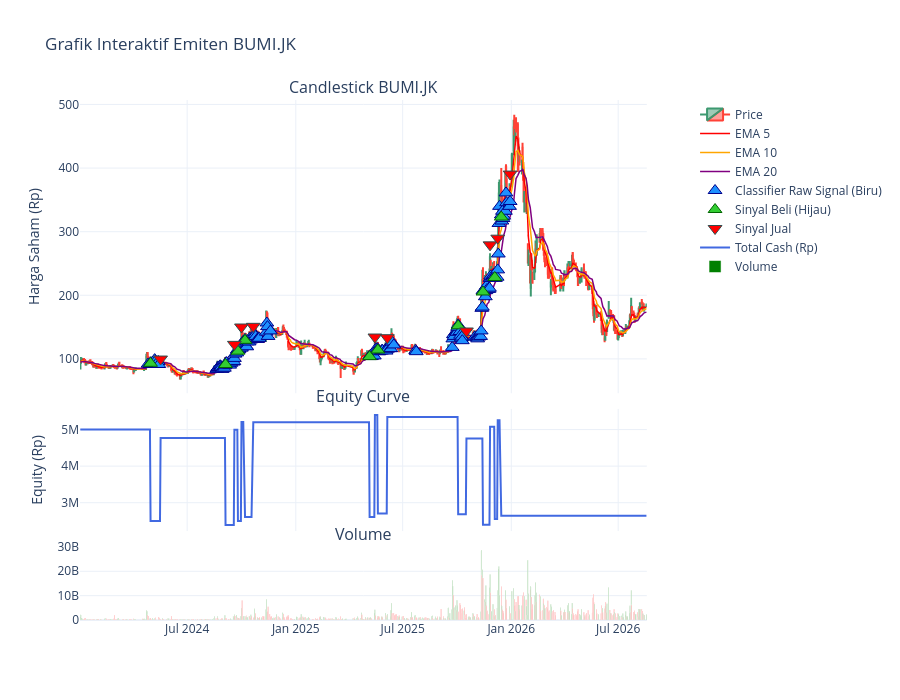

Notebook code cell kept with this figure:
### Code cell
# ==================== VISUALISASI CHART INTERAKTIF ====================
plot_interactive_candlestick(
    df=df_raw,
    ticker_name=TICKER,
    start_date=OOS_START,
    trades_df=df_trades,
    equity_curve_df=df_equity,
    classifier_predictions_df=backtester.predictions_df
)

### Figure 1 — Plotly figure (JSON) as saved in the notebook; plotly's stock layout.template omitted (floating-point values rounded to 4 significant figures; data arrays with more than 128 entries replaced by an {"elided": "..."} marker saying what was removed)
{"data": [{"close": {"elided": "619 float values"}, "high": {"elided": "619 float values"}, "low": {"elided": "619 float values"}, "name": "Price", "open": {"elided": "619 float values"}, "type": "candlestick", "x": {"elided": "619 str values"}, "xaxis": "x", "yaxis": "y"}, {"hovertemplate": "EMA 5: Rp%{y:,.0f}<extra></extra>", "line": {"color": "red", "width": 1.5}, "mode": "lines", "name": "EMA 5", "type": "scatter", "x": {"elided": "619 str values"}, "xaxis": "x", "y": {"elided": "619 float values"}, "yaxis": "y"}, {"hovertemplate": "EMA 10: Rp%{y:,.0f}<extra></extra>", "line": {"color": "orange", "width": 1.5}, "mode": "lines", "name": "EMA 10", "type": "scatter", "x": {"elided": "619 str values"}, "xaxis": "x", "y": {"elided": "619 float values"}, "yaxis": "y"}, {"hovertemplate": "EMA 20: Rp%{y:,.0f}<extra></extra>", "line": {"color": "purple", "width": 1.5}, "mode": "lines", "name": "EMA 20", "type": "scatter", "x": {"elided": "619 str values"}, "xaxis": "x", "y": {"elided": "619 float values"}, "yaxis": "y"}, {"hovertemplate": "%{text}<extra></extra>", "marker": {"color": "dodgerblue", "line": {"color": "darkblue", "width": 1}, "size": 12, "symbol": "triangle-up"}, "mode": "markers", "name": "Classifier Raw Signal (Biru)", "text": {"elided": "145 str values"}, "type": "scatter", "x": {"elided": "145 str values"}, "xaxis": "x", "y": {"elided": "145 float values"}, "yaxis": "y"}, {"hovertemplate": "%{text}<extra></extra>", "marker": {"color": "limegreen", "line": {"color": "darkgreen", "width": 1}, "size": 12, "symbol": "triangle-up"}, "mode": "markers", "name": "Sinyal Beli (Hijau)", "text": ["ID Transaksi: 1<br>Beli: 2024-04-30<br>Harga: Rp101.00<br>Lot: 247<br>Value: Rp2,498,442.05<br>TP: Rp111.00<br>SL: Rp93.00", "ID Transaksi: 2<br>Beli: 2024-09-04<br>Harga: Rp101.00<br>Lot: 235<br>Value: Rp2,377,060.25<br>TP: Rp111.00<br>SL: Rp93.00", "ID Transaksi: 3<br>Beli: 2024-09-25<br>Harga: Rp122.00<br>Lot: 204<br>Value: Rp2,492,533.20<br>TP: Rp133.00<br>SL: Rp113.00", "ID Transaksi: 4<br>Beli: 2024-10-07<br>Harga: Rp138.00<br>Lot: 188<br>Value: Rp2,598,291.60<br>TP: Rp151.00<br>SL: Rp128.00", "ID Transaksi: 5<br>Beli: 2025-05-06<br>Harga: Rp110.00<br>Lot: 235<br>Value: Rp2,588,877.50<br>TP: Rp119.00<br>SL: Rp103.00", "ID Transaksi: 6<br>Beli: 2025-05-20<br>Harga: Rp125.00<br>Lot: 215<br>Value: Rp2,691,531.25<br>TP: Rp135.00<br>SL: Rp117.00", "ID Transaksi: 7<br>Beli: 2025-10-03<br>Harga: Rp164.00<br>Lot: 162<br>Value: Rp2,660,785.20<br>TP: Rp178.00<br>SL: Rp154.00", "ID Transaksi: 8<br>Beli: 2025-11-14<br>Harga: Rp224.00<br>Lot: 105<br>Value: Rp2,355,528.00<br>TP: Rp256.00<br>SL: Rp198.00", "ID Transaksi: 9<br>Beli: 2025-12-04<br>Harga: Rp242.00<br>Lot: 104<br>Value: Rp2,520,575.20<br>TP: Rp260.00<br>SL: Rp228.00", "ID Transaksi: 10<br>Beli: 2025-12-15<br>Harga: Rp372.00<br>Lot: 70<br>Value: Rp2,607,906.00<br>TP: Rp416.00<br>SL: Rp338.00"], "type": "scatter", "x": ["2024-04-30T00:00:00.000000000", "2024-09-04T00:00:00.000000000", "2024-09-25T00:00:00.000000000", "2024-10-07T00:00:00.000000000", "2025-05-06T00:00:00.000000000", "2025-05-20T00:00:00.000000000", "2025-10-03T00:00:00.000000000", "2025-11-14T00:00:00.000000000", "2025-12-04T00:00:00.000000000", "2025-12-15T00:00:00.000000000"], "xaxis": "x", "y": [93.1, 91.2, 112.1, 129.2, 103.5, 114, 152, 205.2, 228, 323], "yaxis": "y"}, {"hovertemplate": "%{text}<extra></extra>", "marker": {"color": "red", "line": {"color": "DarkSlateGrey", "width": 1}, "size": 12, "symbol": "triangle-down"}, "mode": "markers", "name": "Sinyal Jual", "text": ["ID Pembelian: 1<br>Jual: 2024-05-17<br>Harga: Rp92.00<br>Lot: 247<br>Alasan Jual: Time-Stop<br>Profit: Rp-231,723.05 (-9.27%)", "ID Pembelian: 2<br>Jual: 2024-09-19<br>Harga: Rp111.00<br>Lot: 235<br>Alasan Jual: Take Profit<br>Profit: Rp224,918.50 (+9.46%)", "ID Pembelian: 3<br>Jual: 2024-10-01<br>Harga: Rp133.00<br>Lot: 204<br>Alasan Jual: Take Profit<br>Profit: Rp213,883.80 (+8.58%)", "ID Pembelian: 4<br>Jual: 2024-10-21<br>Harga: Rp138.00<br>Lot: 188<br>Alasan Jual: Time-Stop<br>Profit: Rp-10,377.60 (-0.40%)", "ID Pembelian: 5<br>Jual: 2025-05-15<br>Harga: Rp119.00<br>Lot: 235<br>Alasan Jual: Take Profit<br>Profit: Rp200,631.25 (+7.75%)", "ID Pembelian: 6<br>Jual: 2025-06-05<br>Harga: Rp123.00<br>Lot: 215<br>Alasan Jual: Time-Stop<br>Profit: Rp-53,642.50 (-1.99%)", "ID Pembelian: 7<br>Jual: 2025-10-17<br>Harga: Rp128.00<br>Lot: 162<br>Alasan Jual: Time-Stop<br>Profit: Rp-592,369.20 (-22.26%)", "ID Pembelian: 8<br>Jual: 2025-11-26<br>Harga: Rp256.00<br>Lot: 105<br>Alasan Jual: Take Profit<br>Profit: Rp325,752.00 (+13.83%)", "ID Pembelian: 9<br>Jual: 2025-12-09<br>Harga: Rp260.00<br>Lot: 104<br>Alasan Jual: Take Profit<br>Profit: Rp176,664.80 (+7.01%)", "ID Pembelian: 10<br>Jual: 2025-12-30<br>Harga: Rp366.00<br>Lot: 70<br>Alasan Jual: Akhir Backtest<br>Profit: Rp-52,311.00 (-2.01%)"], "type": "scatter", "x": ["2024-05-17T00:00:00.000000000", "2024-09-19T00:00:00.000000000", "2024-10-01T00:00:00.000000000", "2024-10-21T00:00:00.000000000", "2025-05-15T00:00:00.000000000", "2025-06-05T00:00:00.000000000", "2025-10-17T00:00:00.000000000", "2025-11-26T00:00:00.000000000", "2025-12-09T00:00:00.000000000", "2025-12-30T00:00:00.000000000"], "xaxis": "x", "y": [99.75, 122.9, 150.2, 151.2, 134.4, 133.3, 143.8, 279.3, 289.8, 390.6], "yaxis": "y"}, {"line": {"color": "royalblue", "width": 2}, "mode": "lines", "name": "Total Cash (Rp)", "type": "scatter", "x": {"elided": "619 str values"}, "xaxis": "x2", "y": {"elided": "619 float values"}, "yaxis": "y3"}, {"marker": {"color": {"elided": "619 str values"}}, "name": "Volume", "type": "bar", "x": {"elided": "619 str values"}, "xaxis": "x3", "y": {"elided": "619 float values"}, "yaxis": "y4"}], "layout": {"annotations": [{"font": {"size": 16}, "showarrow": false, "text": "Candlestick BUMI.JK", "x": 0.47, "xanchor": "center", "xref": "paper", "y": 1, "yanchor": "bottom", "yref": "paper"}, {"font": {"size": 16}, "showarrow": false, "text": "Equity Curve", "x": 0.47, "xanchor": "center", "xref": "paper", "y": 0.406, "yanchor": "bottom", "yref": "paper"}, {"font": {"size": 16}, "showarrow": false, "text": "Volume", "x": 0.47, "xanchor": "center", "xref": "paper", "y": 0.141, "yanchor": "bottom", "yref": "paper"}], "height": 700, "hovermode": "closest", "title": {"text": "Grafik Interaktif Emiten BUMI.JK"}, "xaxis": {"anchor": "y", "domain": [0, 0.94], "matches": "x3", "rangeslider": {"visible": false}, "showticklabels": false}, "xaxis2": {"anchor": "y3", "domain": [0, 0.94], "matches": "x3", "showticklabels": false}, "xaxis3": {"anchor": "y4", "domain": [0, 0.94]}, "yaxis": {"anchor": "x", "domain": [0.436, 1], "title": {"text": "Harga Saham (Rp)"}}, "yaxis2": {"anchor": "x", "overlaying": "y", "side": "right"}, "yaxis3": {"anchor": "x2", "domain": [0.171, 0.406], "title": {"text": "Equity (Rp)"}}, "yaxis4": {"anchor": "x3", "domain": [0, 0.141]}}}
